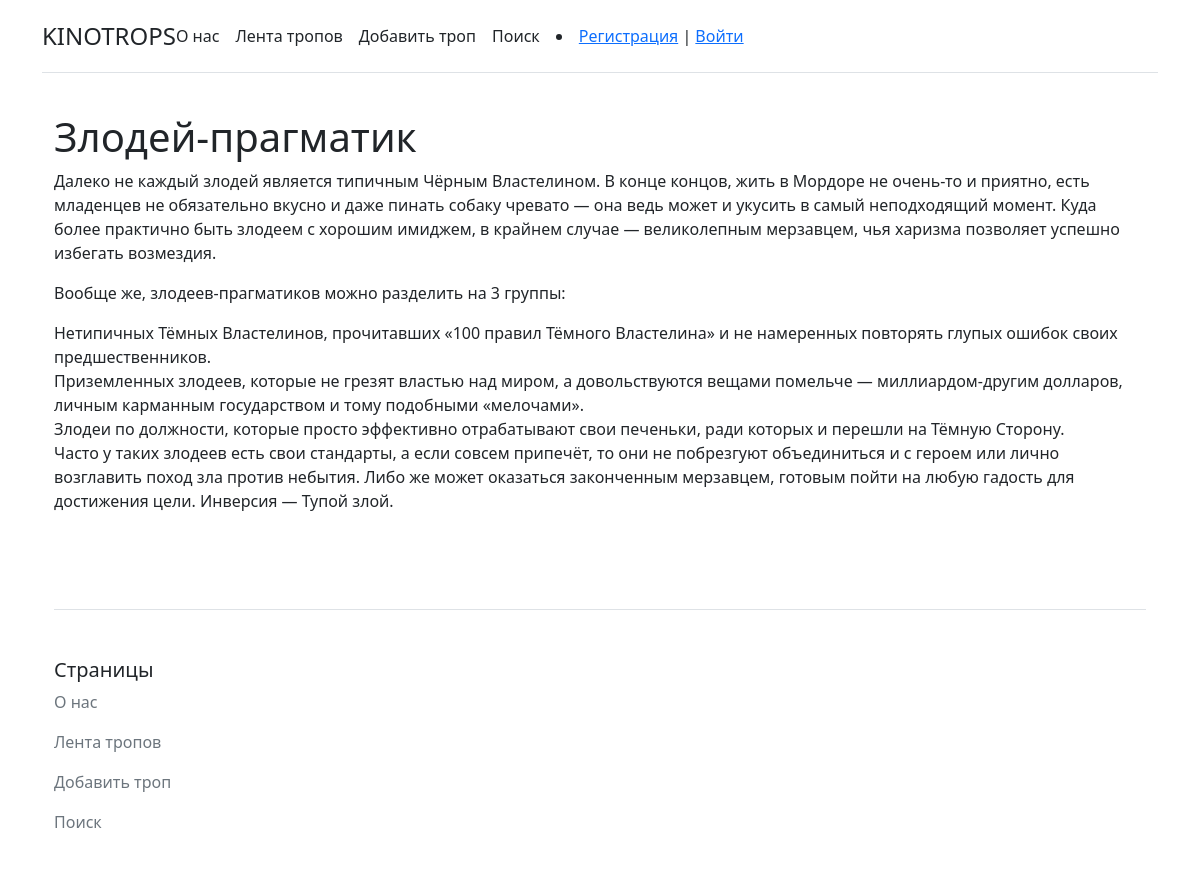
Page /feed_of_trops/zlodej-pragmatic/ on the committed database.
### trops/models.py (models this page shows, shortened)
class Trops(models.Model):
    title = models.CharField(max_length=255, verbose_name="Заголовок")
    slug = models.SlugField(max_length=255, unique=True, db_index=True, verbose_name="URL")
    content = models.TextField(blank=True, verbose_name="Описание тропа")
    time_create = models.DateTimeField(auto_now_add=True, verbose_name="Дата создания")
    time_update = models.DateTimeField(auto_now=True, verbose_name="Дата последнего изменения")
    is_published = models.BooleanField(default=True, verbose_name="Публикация")
    cat = models.ForeignKey('Category', on_delete=models.PROTECT, null=True, verbose_name="Категория")
    class Meta:
        verbose_name = 'троп'
        verbose_name_plural = 'тропы'
        ordering = ['-time_create', 'title']

### trops/views.py (the view)
# urls.py: path('feed_of_trops/<slug:trops_slug>/', ShowTrops.as_view(), name='trops'),
class ShowTrops(DataMixin, DetailView):
    model = Trops
    template_name = 'trops/trop.html'
    slug_url_kwarg = 'trops_slug'
    context_object_name = 'trop'
    def get_context_data(self, *, object_list=None, **kwargs):
        context = super().get_context_data(**kwargs)
        c_def = self.get_user_context(title=context['trop'])
        return dict(list(context.items()) + list(c_def.items()))

### trops/utils.py (called while the page is built)
    def get_user_context(self, **kwargs):
        context = kwargs
        cats = Category.objects.annotate(Count('trops'))
        context['menu'] = menu
        context['cats'] = cats
        if 'cat_selected' not in context:
            context['cat_selected'] = 0
        return context

### trops/templates/trops/trop.html
{% extends 'trops/base.html' %}
{% block content %}
<h1>{{trop.title}}</h1>
{{trop.content|linebreaks}}
{% endblock %}

### rows in the picture
Trops: title "Злодей-прагматик", content "Далеко не каждый злодей является типичным Чёрным Властелином. В конце концов, жить в Мордоре не очень-то и приятно, есть младенцев не обязательно вкусно и даже пинать собаку чревато — она ведь может и укусить в самый неподходящий момент. Куда более практично быть злодеем с хорошим имиджем, в крайнем случае — великолепным мерзавцем, чья харизма позволяет успешно избегать возмездия. Вообще же, злодеев-прагматиков можно разделить на 3 группы: Нетипичных Тёмных Властелинов, прочитавших «100 правил Тёмного Властелина» и не намеренных повторять глупых ошибок своих предшественников. Приземленных злодеев, которые не грезят властью над миром, а довольствуются вещами помельче — миллиардом-другим…"

### other values in the picture
{{ m.title }} "О нас" "Лента тропов" "Добавить троп" "Поиск"
{{ m.title }} "О нас" "Лента тропов" "Добавить троп"
{{ m.title }} "Поиск"
